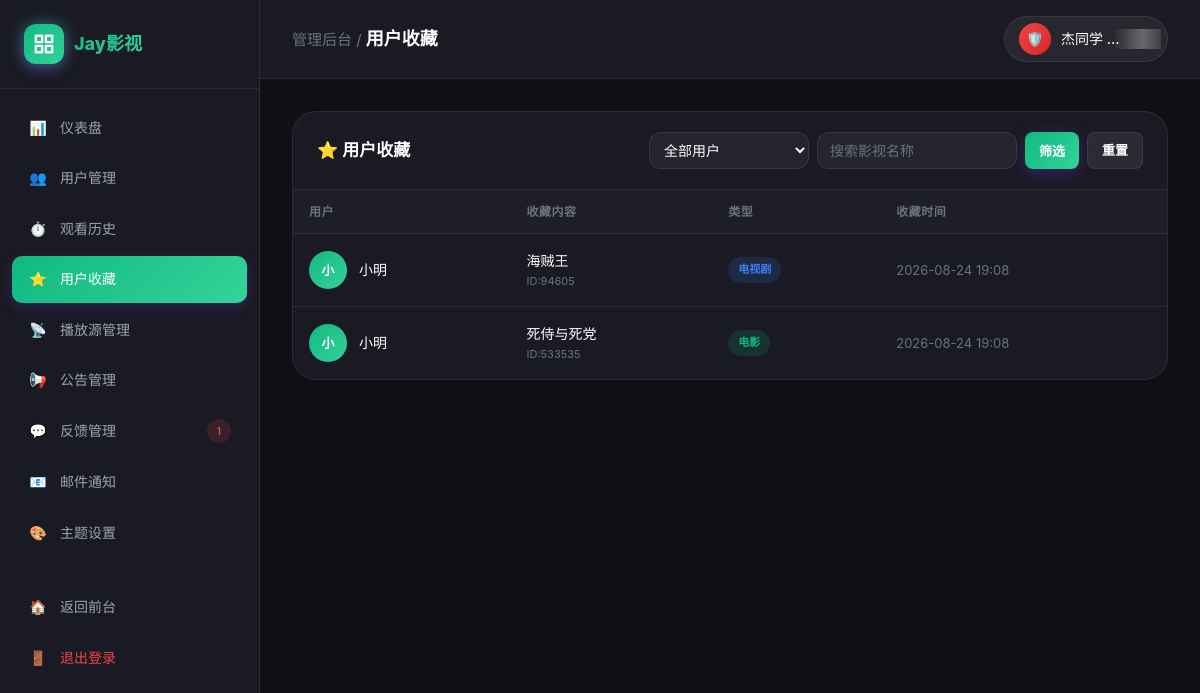
Screenshot of /admin/favorites.php (signed in) with the database file from the repository.
### tables this page shows
CREATE TABLE favorites (
            id INTEGER PRIMARY KEY AUTOINCREMENT,
            user_id INTEGER NOT NULL,
            media_id INTEGER NOT NULL,
            media_type TEXT NOT NULL,
            title TEXT NOT NULL,
            poster TEXT DEFAULT '',
            created_at DATETIME DEFAULT CURRENT_TIMESTAMP,
            UNIQUE(user_id, media_id, media_type)
        );

CREATE TABLE users (
            id INTEGER PRIMARY KEY AUTOINCREMENT,
            username TEXT NOT NULL UNIQUE,
            email TEXT NOT NULL UNIQUE,
            password TEXT NOT NULL,
            avatar TEXT DEFAULT '',
            is_banned INTEGER DEFAULT 0,
            ban_reason TEXT DEFAULT '',
            ban_start_time DATETIME,
            ban_end_time DATETIME,
            created_at DATETIME DEFAULT CURRENT_TIMESTAMP,
            updated_at DATETIME DEFAULT CURRENT_TIMESTAMP
        );

### classes/Database.php (called while the page is built, shortened)
<?php
class Database {
    private static $instance = null;
    private $pdo;
    private function __construct() {
        try {
            $this->pdo = new PDO('sqlite:' . DB_PATH);
            $this->pdo->setAttribute(PDO::ATTR_ERRMODE, PDO::ERRMODE_EXCEPTION);
            $this->pdo->setAttribute(PDO::ATTR_DEFAULT_FETCH_MODE, PDO::FETCH_ASSOC);
            $this->pdo->exec("PRAGMA journal_mode=WAL");
            $this->pdo->exec("PRAGMA foreign_keys=ON");
        } catch (PDOException $e) {
            die("数据库连接失败: " . $e->getMessage());
        }
    }
    public static function getInstance() {
        if (self::$instance === null) {
            self::$instance = new self();
        }
        return self::$instance;
    }
    private function initTables() {
        $this->pdo->exec($sql);
    }
    public function query($sql, $params = []) {
        $stmt = $this->pdo->prepare($sql);
        $stmt->execute($params);
        return $stmt;
    }
    public function fetchAll($sql, $params = []) {
        $stmt = $this->query($sql, $params);
        return $stmt->fetchAll();
    }
}
?>

### admin/favorites.php (the view, shortened to what this page needs)
<?php
include __DIR__ . '/admin_header.php';
$page = max(1, intval($_GET['page'] ?? 1));
$perPage = 30;
$offset = ($page - 1) * $perPage;
$search = trim($_GET['q'] ?? '');
$where = [];
$params = [];
$whereSql = $where ? ('WHERE ' . implode(' AND ', $where)) : '';
$favs = $db->fetchAll(
    "SELECT f.*, u.username, u.avatar FROM favorites f LEFT JOIN users u ON f.user_id = u.id
     $whereSql ORDER BY f.id DESC LIMIT $perPage OFFSET $offset",
    $params
);
?>
<div class="admin-content">
    <div class="panel">
        <div class="panel-header">
            <div class="panel-title">⭐ 用户收藏</div>
            <form style="display:flex;gap:8px;" method="get">
                <select name="user" class="form-input" style="width:160px;padding:8px 10px;">
                    <option value="0">全部用户</option>
                </select>
                <input type="text" name="q" value="<?php echo htmlspecialchars($search); ?>" placeholder="搜索影视名称" class="form-input" style="width:200px;padding:8px 12px;">
                <button type="submit" class="btn btn-primary btn-sm">筛选</button>
                <a href="favorites.php" class="btn btn-outline btn-sm">重置</a>
            </form>
        </div>
        <div class="panel-body" style="padding:0;">
            <table class="data-table">
                <thead><tr><th>用户</th><th>收藏内容</th><th>类型</th><th>收藏时间</th></tr></thead>
                <tbody>
                    <?php foreach ($favs as $f): ?>
                    <tr>
                        <td>
                            <div class="table-user">
                                <div class="table-avatar">
                                    <?php if (!empty($f['avatar'])): ?>
                                        <img src="../<?php echo htmlspecialchars($f['avatar']); ?>" alt="">
                                    <?php else: echo mb_substr($f['username'] ?? 'U', 0, 1); endif; ?>
                                </div>
                                <span><?php echo htmlspecialchars($f['username'] ?? '用户#' . $f['user_id']); ?></span>
                            </div>
                        </td>
                        <td>
                            <div style="display:flex;gap:10px;align-items:center;">
                                <div>
                                    <div style="font-weight:500;"><?php echo htmlspecialchars($f['title']); ?></div>
                                    <div style="font-size:11px;color:var(--text-muted);">ID:<?php echo $f['media_id']; ?></div>
                                </div>
                            </div>
                        </td>
                        <td>
                            <?php
                            $mt = strtolower($f['media_type']);
                            $labels = ['movie' => ['电影', 'badge-success'], 'tv' => ['电视剧', 'badge-info'], 'anime' => ['动漫', 'badge-warning']];
                            $lb = $labels[$mt] ?? [$mt, 'badge-info'];
                            echo "<span class=\"badge {$lb[1]}\">{$lb[0]}</span>";
                            ?>
                        </td>
                        <td style="color:var(--text-muted);font-size:13px;"><?php echo date('Y-m-d H:i', strtotime($f['created_at'])); ?></td>
                    </tr>
                    <?php endforeach; ?>
                </tbody>
            </table>
        </div>
    </div>
</div>
<?php include __DIR__ . '/admin_footer.php'; ?>

### assets/css/style.css (style rules this page uses)
* { margin: 0; padding: 0; box-sizing: border-box; }
:root { --primary: #7c3aed; --secondary: #a855f7; --bg-dark: #0f0f14; --bg-card: #1a1a24; --bg-card-hover: #252532; --text-primary: #ffffff; --text-secondary: #9ca3af; --text-muted: #6b7280; --border-color: rgba(255,255,255,0.08); --success: #10b981; --warning: #f59e0b; --danger: #ef4444; --gradient-primary: linear-gradient(135deg, var(--primary) 0%, var(--secondary) 100%); --shadow-card: 0 4px 24px rgba(0, 0, 0, 0.3); --shadow-card-hover: 0 12px 40px rgba(124, 58, 237, 0.25); --radius-sm: 8px; --radius-md: 12px; --radius-lg: 16px; --radius-xl: 24px; }
html, body { background: var(--bg-dark); color: var(--text-primary); font-family: -apple-system, BlinkMacSystemFont, "PingFang SC", "Microsoft YaHei", "Segoe UI", Roboto, sans-serif; min-height: 100vh; overflow-x: hidden; line-height: 1.6; }
body { background: radial-gradient(ellipse at top, rgba(124, 58, 237, 0.1) 0%, transparent 50%), var(--bg-dark); }
a { color: inherit; text-decoration: none; transition: all 0.2s ease; }
button { cursor: pointer; border: none; outline: none; font-family: inherit; font-size: inherit; background: none; color: inherit; }
input, textarea, select { font-family: inherit; font-size: inherit; outline: none; }
.btn { display: inline-flex; align-items: center; justify-content: center; gap: 8px; padding: 10px 20px; border-radius: var(--radius-md); font-weight: 600; font-size: 14px; transition: all 0.2s ease; cursor: pointer; border: none; white-space: nowrap; }
.btn-primary { background: var(--gradient-primary); color: white; box-shadow: 0 4px 15px rgba(124, 58, 237, 0.3); }
.btn-outline { background: rgba(255,255,255,0.08); color: var(--text-primary); border: 1px solid var(--border-color); }
.btn-sm { padding: 6px 14px; font-size: 13px; border-radius: 8px; }
.form-input { width: 100%; padding: 14px 16px; background: rgba(255,255,255,0.05); border: 1.5px solid var(--border-color); border-radius: var(--radius-md); color: var(--text-primary); font-size: 14px; transition: all 0.2s ease; }
.form-input::placeholder { color: var(--text-muted); }
.admin-content { padding: 32px; }
.panel { background: var(--bg-card); border-radius: var(--radius-xl); border: 1px solid var(--border-color); margin-bottom: 24px; }
.panel-header { padding: 20px 24px; border-bottom: 1px solid var(--border-color); display: flex; align-items: center; justify-content: space-between; gap: 16px; }
.panel-title { font-size: 17px; font-weight: 700; display: flex; align-items: center; gap: 10px; }
.panel-body { padding: 20px 24px; }
.data-table { width: 100%; border-collapse: collapse; }
.data-table th { text-align: left; padding: 12px 16px; font-size: 12px; font-weight: 600; color: var(--text-muted); text-transform: uppercase; letter-spacing: 0.5px; border-bottom: 1px solid var(--border-color); background: rgba(255,255,255,0.02); }
.data-table td { padding: 16px; border-bottom: 1px solid var(--border-color); font-size: 14px; vertical-align: middle; }
.data-table tr:last-child td { border-bottom: none; }
.table-user { display: flex; align-items: center; gap: 12px; }
.table-avatar { width: 38px; height: 38px; border-radius: 50%; background: var(--gradient-primary); display: flex; align-items: center; justify-content: center; font-weight: 600; font-size: 13px; color: white; flex-shrink: 0; overflow: hidden; }
.badge { display: inline-flex; align-items: center; padding: 4px 10px; border-radius: 999px; font-size: 11px; font-weight: 600; }
.badge-success { background: rgba(16, 185, 129, 0.15); color: var(--success); }
.badge-info { background: rgba(59, 130, 246, 0.15); color: #3b82f6; }

### rows the page displays
favorites: user.username "小", user.username "小明", title "海贼王", media "94605", media_type "电视剧", created_at "2026-08-24 19:08"
favorites: user.username "小", user.username "小明", title "死侍与死党", media "533535", media_type "电影", created_at "2026-08-24 19:08"

### other values shown
$pendingFb "1"
$pageName "用户收藏"
ADMIN_USERNAME "杰同学"
